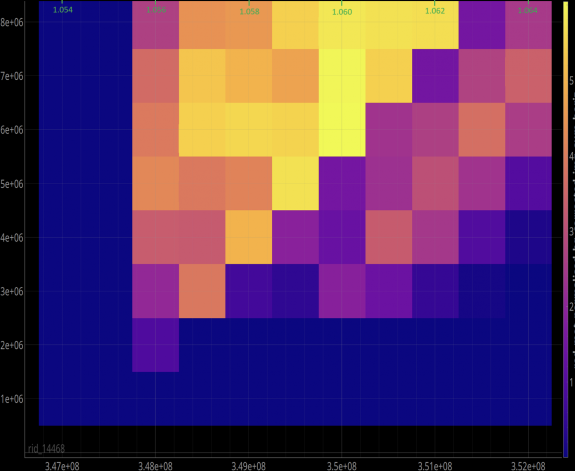
#> input picture 250504 BBRedMOT2DScanModWidthFreq/heatmap_copy.png, 1150 x 942 px (shown at 1/2 size)
$ jupyter execute '250504 BBRedMOT2DScanModWidthFreq.ipynb'
#> lines starting #> are read from the running program, lines starting #| are printed output that depends on the picture
[cell 1]
import cv2
import numpy as np
import matplotlib.pyplot as plt
from sklearn.neighbors import KNeighborsRegressor

# === CONFIGURATION ===
heatmap_path = 'heatmap_copy.png'  # Replace with your PNG file path
colorbar_coords = (1127, 12, 1136, 918)  # Replace with bounding box of colorbar (left, top, right, bottom)
heatmap_coords = (79, 6, 1105, 854)   # Replace with bounding box of actual heatmap area

value_range = (0, 6)       # Replace with min and max of the colorbar scale
orientation = 'vertical'           # or 'horizontal'

# === STEP 1: Load Image ===
img = cv2.imread(heatmap_path)
#> img is the input picture: shape (942, 1150, 3); mean B, G, R 99.1, 54.2, 92
img_rgb = cv2.cvtColor(img, cv2.COLOR_BGR2RGB)

# === STEP 2: Extract Colorbar and Build Mapping ===
x1, y1, x2, y2 = colorbar_coords
colorbar = img_rgb[y1:y2, x1:x2]

if orientation == 'vertical':
    color_samples = colorbar[:, colorbar.shape[1] // 2]
#> color_samples = 906 rows, first 8: [241, 245, 88], [241, 244, 88], [241, 243, 88], [241, 243, 88], [241, 242, 88], [241, 241, 87], [241, 241, 87], [241, 240, 87]
    values = np.linspace(value_range[1], value_range[0], len(color_samples))  # top to bottom
#> values = 906 values, max 6 at index 0, min 0 at index 905, mean 3
else:
    color_samples = colorbar[colorbar.shape[0] // 2, :]
    values = np.linspace(value_range[0], value_range[1], len(color_samples))  # left to right

# Build RGB → Value model using KNN
X_color = color_samples.reshape(-1, 3)
#> X_color has the same summary as color_samples
y_value = values
#> y_value has the same summary as values
knn = KNeighborsRegressor(n_neighbors=1)
knn.fit(X_color, y_value)

# === STEP 3: Extract Heatmap Area ===
hx1, hy1, hx2, hy2 = heatmap_coords
heatmap_region = img_rgb[hy1:hy2, hx1:hx2]
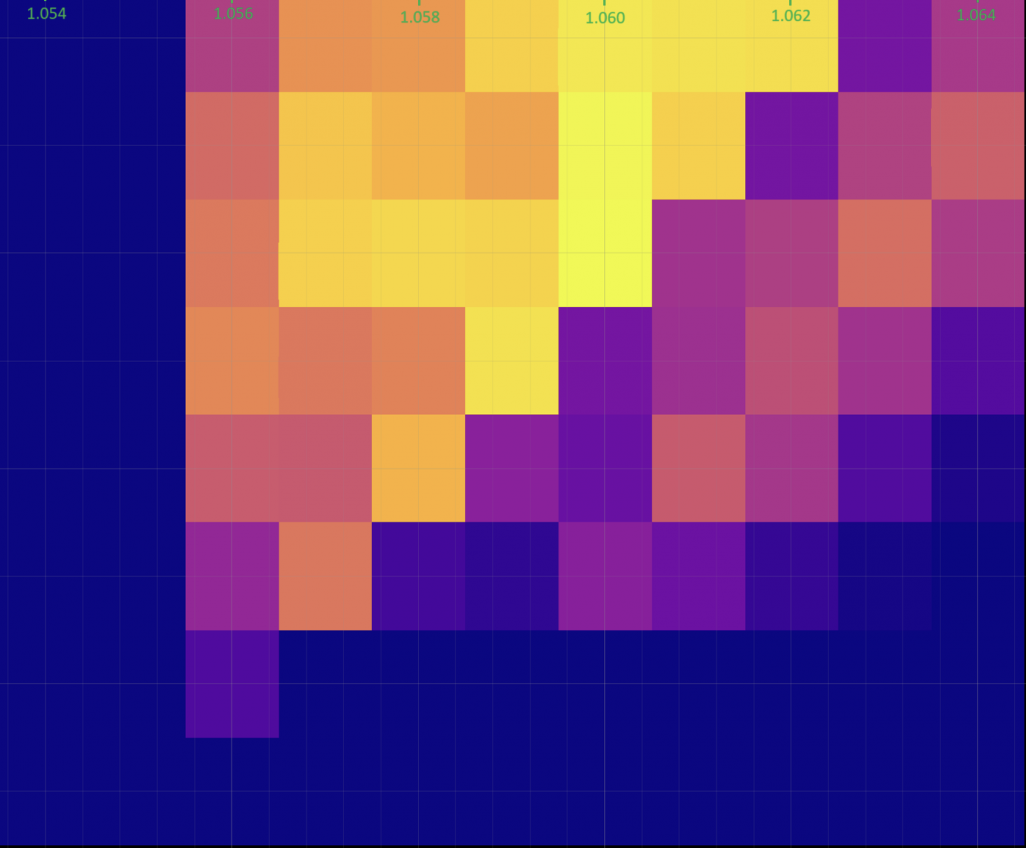
#> heatmap_region: shape (848, 1026, 3); mean R, G, B 110.9, 64.8, 120.3

# === STEP 4: Map Each Pixel to Value ===
heatmap_reshaped = heatmap_region.reshape(-1, 3)
predicted_values = knn.predict(heatmap_reshaped)
heatmap_values = predicted_values.reshape(heatmap_region.shape[:2])
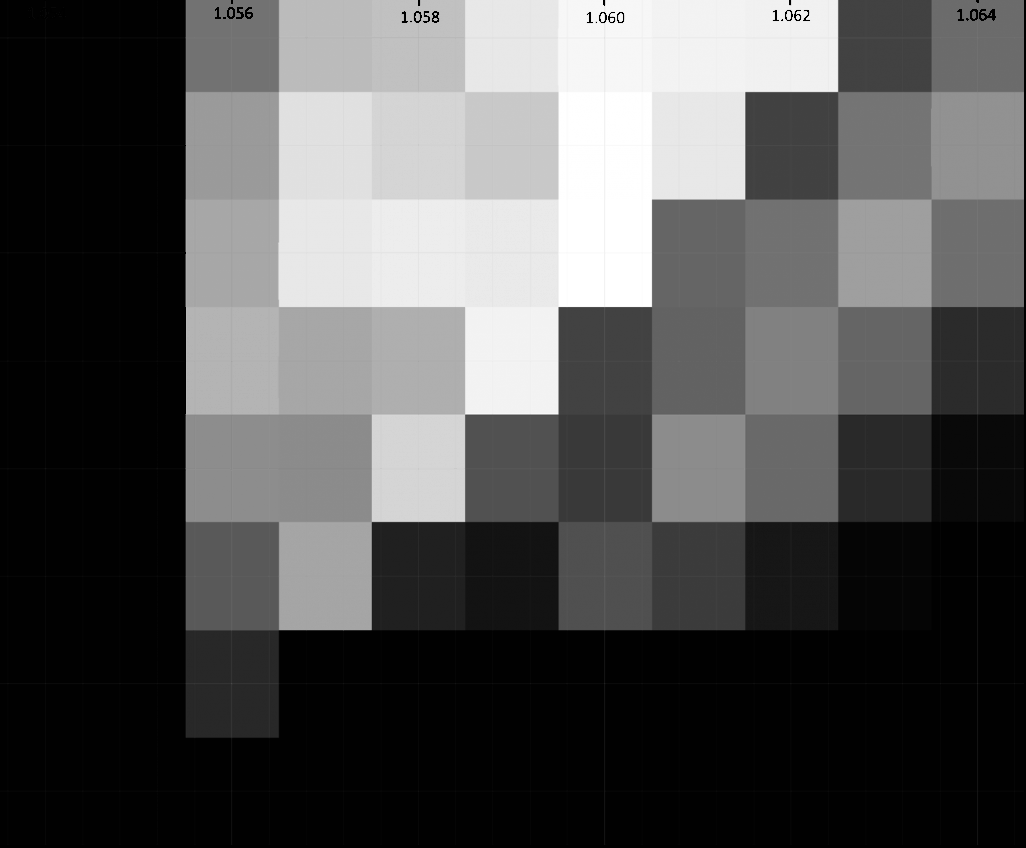
#> heatmap_values: shape (848, 1026) float64; min 0, max 6, mean 1.98; drawn with min black and max white

# === STEP 5: Show the Reconstructed Data ===
plt.imshow(heatmap_values, extent=[0, 1, 0, 1], cmap='plasma')
plt.colorbar(label='Extracted Value')
plt.title("Reconstructed Heatmap Values")
plt.show()
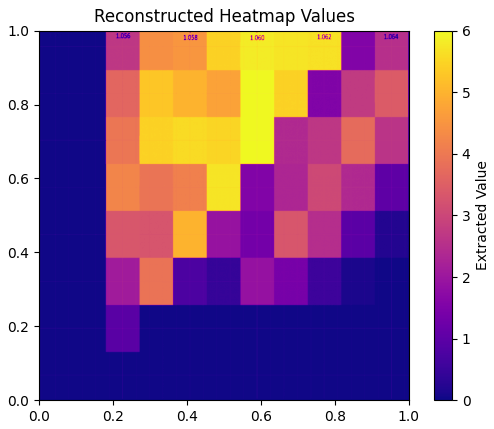
#> figure drawn by matplotlib, 2 panels

[cell 2]
plt.imshow(img_rgb)

# 250504 Now plot nice plot

[cell 3]
import pandas as pd
import numpy as np
import matplotlib.pyplot as plt
import h5py
import os
import re
from scipy.optimize import curve_fit
from scipy import ndimage
import pickle

[cell 4]
data = [[0.04, 0.04, 2.70, 4.42, 4.55, 5.46, 5.81, 5.71, 5.68, 1.56, 2.53],
        [0.04, 0.03, 3.64, 5.30, 5.01, 4.73, 6.00, 5.46, 1.54, 2.74, 3.42],
        [0.04, 0.09, 3.95, 5.44, 5.57, 5.51, 6.01, 2.46, 2.67, 3.75, 2.60],
        [0.03, 0.03, 4.24, 3.92, 4.12, 5.71, 1.54, 2.31, 3.08, 2.39, 1.03],
        [0.04, 0.04, 3.35, 3.28, 5.01, 1.94, 1.35, 3.30, 2.50, 0.98, 0.21],
        [0.09, 0.04, 2.15, 3.90, 0.76, 0.46, 1.90, 1.39, 0.54, 0.12, 0.03],
        [0.04, 0.03, 0.97, 0.03, 0.03, 0.03, 0.03, 0.03, 0.03, 0.03, 0.03],
        [0.03, 0.03, 0.03, 0.03, 0.03, 0.03, 0.03, 0.03, 0.03, 0.03, 0.03]]

data = np.array(data)

plt.imshow(data, cmap='plasma')
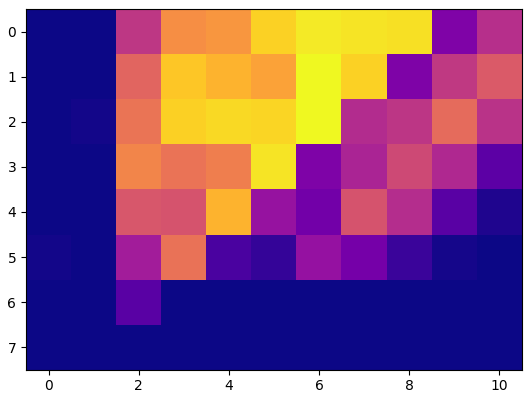
#> figure drawn by matplotlib, 1 panel

$ run again, with 250504 BBRedMOT2DScanModWidthFreq/heatmap.png copied over 250504 BBRedMOT2DScanModWidthFreq/heatmap_copy.png
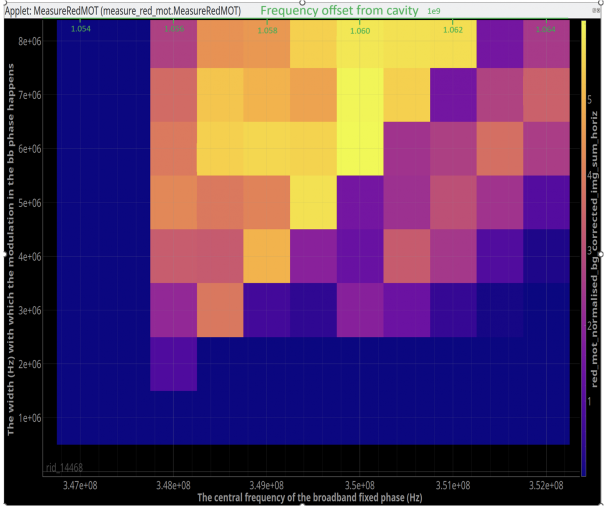
#> input picture 250504 BBRedMOT2DScanModWidthFreq/heatmap.png, 1208 x 1014 px (shown at 1/2 size)
#> img is the input picture: shape (1014, 1208, 3); mean B, G, R 100.3, 60.9, 94
#> color_samples = 906 rows, first 8: [239, 240, 241], [238, 239, 241], [238, 239, 240], [239, 240, 241], [238, 239, 240], [238, 240, 240], [239, 239, 240], [238, 240, 241]
#> values = 906 values, max 6 at index 0, min 0 at index 905, mean 3
#> X_color has the same summary as color_samples
#> y_value has the same summary as values
#> `heatmap_values = predicted_values.reshape(heatmap_region.shape[:2])`:
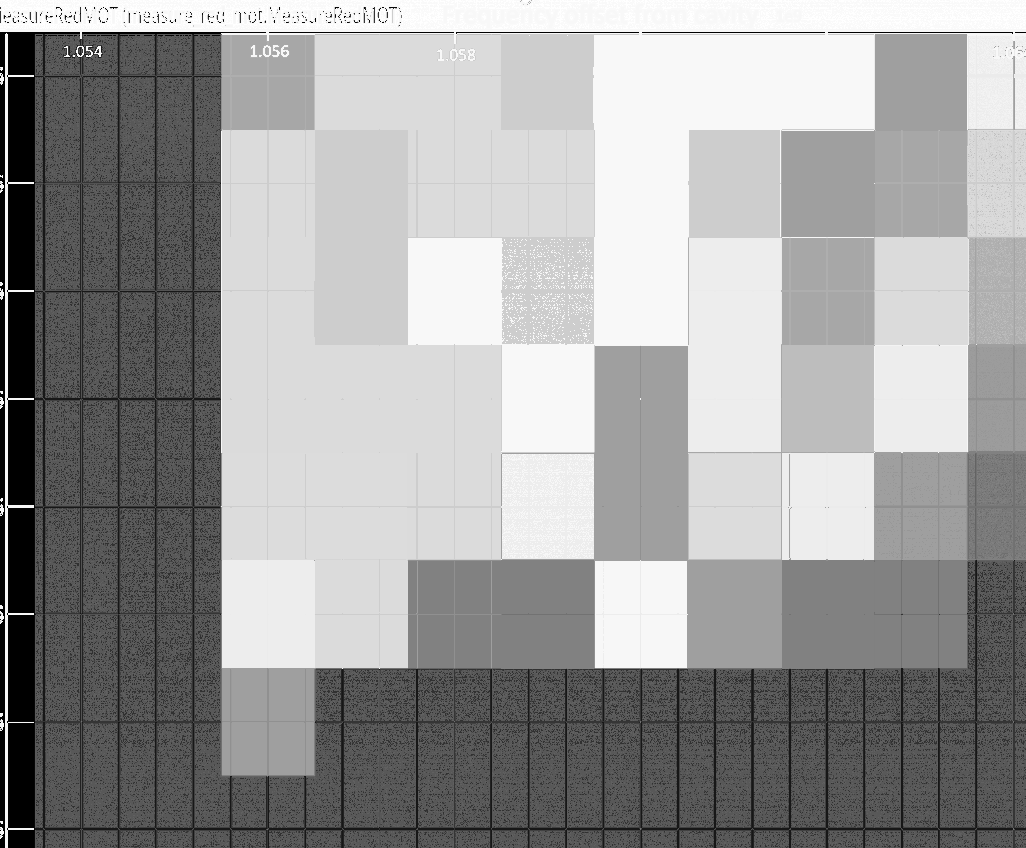
#> heatmap_values: shape (848, 1026) float64; min 0, max 6, mean 3.7; drawn with min black and max white
#> `plt.show()`:
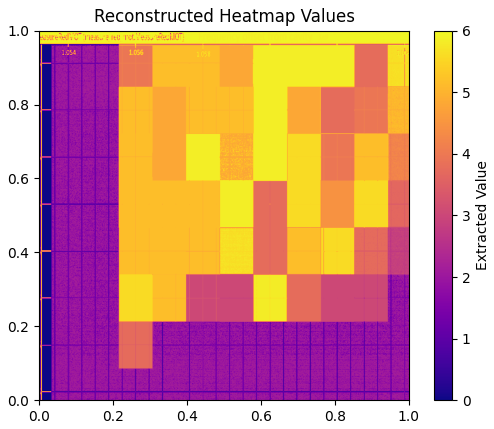
#> figure drawn by matplotlib, 2 panels
